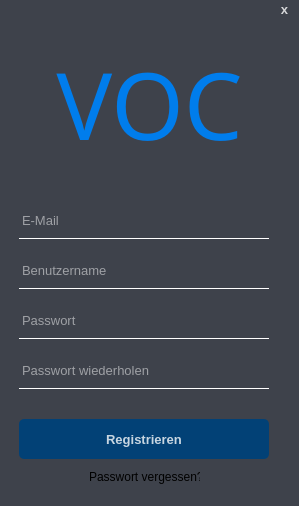
<?xml version="1.0" encoding="UTF-8"?>
<ui version="4.0">
 <class>SignUp</class>
 <widget class="QWidget" name="SignUp">
  <property name="geometry">
   <rect>
    <x>0</x>
    <y>0</y>
    <width>299</width>
    <height>506</height>
   </rect>
  </property>
  <property name="windowTitle">
   <string>Dialog</string>
  </property>
  <property name="styleSheet">
   <string notr="true"/>
  </property>
  <widget class="QWidget" name="placeItems" native="true">
   <property name="geometry">
    <rect>
     <x>-1</x>
     <y>-1</y>
     <width>301</width>
     <height>511</height>
    </rect>
   </property>
   <widget class="QLabel" name="pannle">
    <property name="geometry">
     <rect>
      <x>-11</x>
      <y>-11</y>
      <width>311</width>
      <height>521</height>
     </rect>
    </property>
    <property name="styleSheet">
     <string notr="true">background-color: #3E424B;</string>
    </property>
    <property name="text">
     <string/>
    </property>
   </widget>
   <widget class="QLineEdit" name="userEdit">
    <property name="geometry">
     <rect>
      <x>20</x>
      <y>210</y>
      <width>250</width>
      <height>30</height>
     </rect>
    </property>
    <property name="font">
     <font>
      <pointsize>10</pointsize>
     </font>
    </property>
    <property name="styleSheet">
     <string notr="true">background-color: rgba(0, 0, 0, 0);
border: 1px solid rgba(0, 0, 0, 0);
border-bottom-color: white;
color: rgb(255, 255, 255);
padding-bottom: 7px</string>
    </property>
    <property name="placeholderText">
     <string>E-Mail</string>
    </property>
   </widget>
   <widget class="QLineEdit" name="userEdit_1">
    <property name="geometry">
     <rect>
      <x>20</x>
      <y>260</y>
      <width>250</width>
      <height>30</height>
     </rect>
    </property>
    <property name="font">
     <font>
      <pointsize>10</pointsize>
     </font>
    </property>
    <property name="styleSheet">
     <string notr="true">background-color: rgba(0, 0, 0, 0);
border: 1px solid rgba(0, 0, 0, 0);
border-bottom-color: white;
color: rgb(255, 255, 255);
padding-bottom: 7px</string>
    </property>
    <property name="echoMode">
     <enum>QLineEdit::Normal</enum>
    </property>
    <property name="placeholderText">
     <string>Benutzername</string>
    </property>
   </widget>
   <widget class="QPushButton" name="button">
    <property name="geometry">
     <rect>
      <x>20</x>
      <y>420</y>
      <width>250</width>
      <height>40</height>
     </rect>
    </property>
    <property name="font">
     <font>
      <pointsize>10</pointsize>
      <bold>true</bold>
     </font>
    </property>
    <property name="styleSheet">
     <string notr="true">#button{
	background-color: rgba(2, 65, 118, 255);
	color: rgba(255, 255, 255, 200);
	border-radius: 5px;
}

#button:pressed{
	padding-left: 5px;
	padding-top: 5px;
	background-color: rgba(2, 65, 118, 100);
}

#button:hover,
#button:focus{
	background-color: rgba(2, 65, 118, 200);
}</string>
    </property>
    <property name="text">
     <string>Registrieren</string>
    </property>
   </widget>
   <widget class="QLabel" name="img">
    <property name="geometry">
     <rect>
      <x>40</x>
      <y>30</y>
      <width>221</width>
      <height>150</height>
     </rect>
    </property>
    <property name="font">
     <font>
      <family>dripicons-v2</family>
      <pointsize>70</pointsize>
     </font>
    </property>
    <property name="styleSheet">
     <string notr="true">color: rgba(0, 125, 236, 255);</string>
    </property>
    <property name="text">
     <string>VOC</string>
    </property>
    <property name="alignment">
     <set>Qt::AlignCenter</set>
    </property>
   </widget>
   <widget class="QLabel" name="info">
    <property name="geometry">
     <rect>
      <x>90</x>
      <y>470</y>
      <width>111</width>
      <height>16</height>
     </rect>
    </property>
    <property name="styleSheet">
     <string notr="true">color: rgba(255, 255, 255, 150);

QLabel#info:hover{
	color: white;
}</string>
    </property>
    <property name="text">
     <string>Passwort vergessen?</string>
    </property>
   </widget>
   <widget class="QPushButton" name="close">
    <property name="geometry">
     <rect>
      <x>270</x>
      <y>0</y>
      <width>31</width>
      <height>21</height>
     </rect>
    </property>
    <property name="font">
     <font>
      <pointsize>10</pointsize>
      <bold>true</bold>
     </font>
    </property>
    <property name="styleSheet">
     <string notr="true">#close{
	background-color: rgba(0, 0, 0, 0);
	color: rgba(255, 255, 255, 200);
	border-radius: 5px;
}</string>
    </property>
    <property name="text">
     <string>x</string>
    </property>
   </widget>
   <widget class="QLineEdit" name="userEdit_2">
    <property name="geometry">
     <rect>
      <x>20</x>
      <y>310</y>
      <width>250</width>
      <height>30</height>
     </rect>
    </property>
    <property name="font">
     <font>
      <pointsize>10</pointsize>
     </font>
    </property>
    <property name="styleSheet">
     <string notr="true">background-color: rgba(0, 0, 0, 0);
border: 1px solid rgba(0, 0, 0, 0);
border-bottom-color: white;
color: rgb(255, 255, 255);
padding-bottom: 7px</string>
    </property>
    <property name="echoMode">
     <enum>QLineEdit::Password</enum>
    </property>
    <property name="placeholderText">
     <string>Passwort</string>
    </property>
   </widget>
   <widget class="QLineEdit" name="userEdit_3">
    <property name="geometry">
     <rect>
      <x>20</x>
      <y>360</y>
      <width>250</width>
      <height>30</height>
     </rect>
    </property>
    <property name="font">
     <font>
      <pointsize>10</pointsize>
     </font>
    </property>
    <property name="styleSheet">
     <string notr="true">background-color: rgba(0, 0, 0, 0);
border: 1px solid rgba(0, 0, 0, 0);
border-bottom-color: white;
color: rgb(255, 255, 255);
padding-bottom: 7px</string>
    </property>
    <property name="echoMode">
     <enum>QLineEdit::Password</enum>
    </property>
    <property name="placeholderText">
     <string>Passwort wiederholen</string>
    </property>
   </widget>
  </widget>
 </widget>
 <tabstops>
  <tabstop>userEdit</tabstop>
  <tabstop>userEdit_1</tabstop>
  <tabstop>userEdit_2</tabstop>
  <tabstop>userEdit_3</tabstop>
  <tabstop>button</tabstop>
  <tabstop>close</tabstop>
 </tabstops>
 <resources/>
 <connections/>
</ui>
